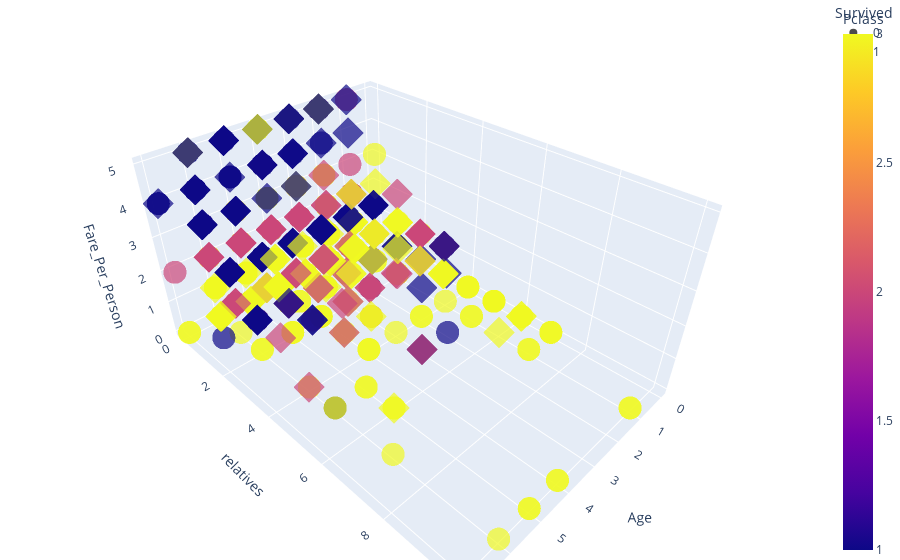

Notebook code for this chart:
### Markdown cell above
#### 4.1.2 Survie selon la classe, l'âge, le prix du billet et la taille de la famille

**Légende** : <br>
> Losange = Survivant<br>
Rond = Décédé<br>

> Jaune = 3ème classe<br>
Rouge = 2ème classe<br>
Bleu = 1ère classe<br>

Ce plot est chargé d'infos, et nous permet de tirer plusieurs hypothèses :<br>

- *Avoir payé son ticket plus cher augmente les chances de survie*
- *Avoir une grande famille diminue les chances de survie*
- *Être en 3ème classe diminue grandement les chances de survie*
- *L'âge n'influe que peu sur les chances de survie*

### Code cell
df = train_df[['Survived', 'Pclass', 'Age', 'relatives', 'Fare_Per_Person']]
fig = px.scatter_3d(df, x='Age', y='relatives', z='Fare_Per_Person',
              symbol ='Survived', color='Pclass', opacity=0.7)
fig.update_layout(margin=dict(l=0, r=0, b=0, t=0))
fig.show()

### Figure 1 — Plotly figure (JSON) as saved in the notebook; plotly's stock layout.template omitted (floating-point values rounded to 4 significant figures; data arrays with more than 128 entries replaced by an {"elided": "..."} marker saying what was removed)
{"data": [{"hoverlabel": {"namelength": 0}, "hovertemplate": "Survived=0<br>Age=%{x}<br>relatives=%{y}<br>Fare_Per_Person=%{z}<br>Pclass=%{marker.color}", "legendgroup": "0", "marker": {"color": {"elided": "549 int values"}, "coloraxis": "coloraxis", "opacity": 0.7, "symbol": "circle"}, "mode": "markers", "name": "0", "scene": "scene", "showlegend": true, "type": "scatter3d", "x": {"elided": "549 int values"}, "y": {"elided": "549 int values"}, "z": {"elided": "549 int values"}}, {"hoverlabel": {"namelength": 0}, "hovertemplate": "Survived=1<br>Age=%{x}<br>relatives=%{y}<br>Fare_Per_Person=%{z}<br>Pclass=%{marker.color}", "legendgroup": "1", "marker": {"color": {"elided": "342 int values"}, "coloraxis": "coloraxis", "opacity": 0.7, "symbol": "diamond"}, "mode": "markers", "name": "1", "scene": "scene", "showlegend": true, "type": "scatter3d", "x": {"elided": "342 int values"}, "y": {"elided": "342 int values"}, "z": {"elided": "342 int values"}}], "layout": {"coloraxis": {"colorbar": {"title": {"text": "Pclass"}}, "colorscale": [[0, "#0d0887"], [0.1111, "#46039f"], [0.2222, "#7201a8"], [0.3333, "#9c179e"], [0.4444, "#bd3786"], [0.5556, "#d8576b"], [0.6667, "#ed7953"], [0.7778, "#fb9f3a"], [0.8889, "#fdca26"], [1, "#f0f921"]]}, "legend": {"title": {"text": "Survived"}, "tracegroupgap": 0}, "margin": {"b": 0, "l": 0, "r": 0, "t": 0}, "scene": {"domain": {"x": [0, 1], "y": [0, 1]}, "xaxis": {"title": {"text": "Age"}}, "yaxis": {"title": {"text": "relatives"}}, "zaxis": {"title": {"text": "Fare_Per_Person"}}}}}
